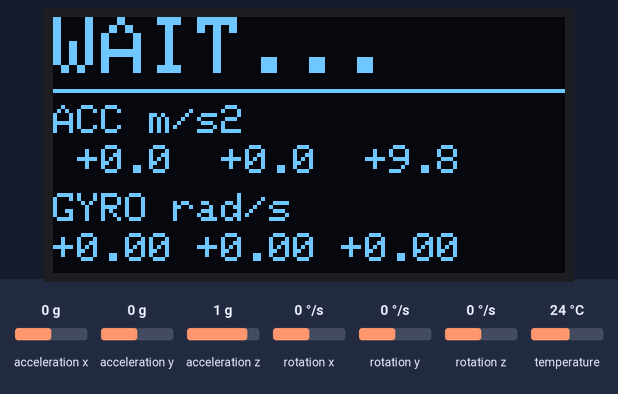
The sketch below on a simulated ESP32-S3. Shown: 128×64 one-colour display. The test bench sets the inputs (shaded band); at power-on: acceleration z 1 g, acceleration x 0 g, acceleration y 0 g, rotation x 0 °/s, rotation y 0 °/s, rotation z 0 °/s, temperature 24 °C. What the sketch prints to the serial monitor is not drawn.

Above: at 0.1 s.
1.3 s: acceleration z set to -1.4 g
At 2.6 s:
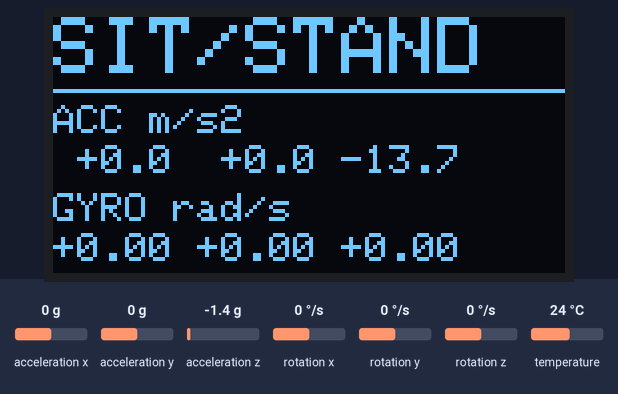
4.3 s: acceleration z set to -0.8 g
At 5.5 s:
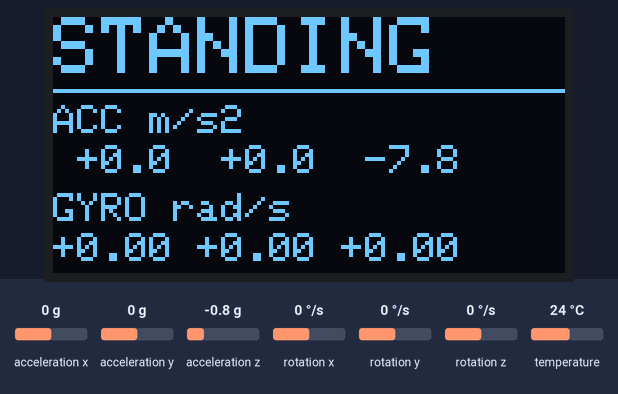
7.3 s: acceleration x set to 1.4 g
At 9.0 s:
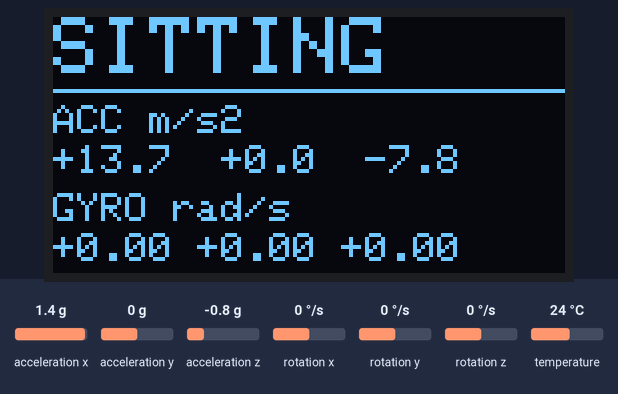
10.3 s: acceleration z set to 0.8 g
At 10.7 s:
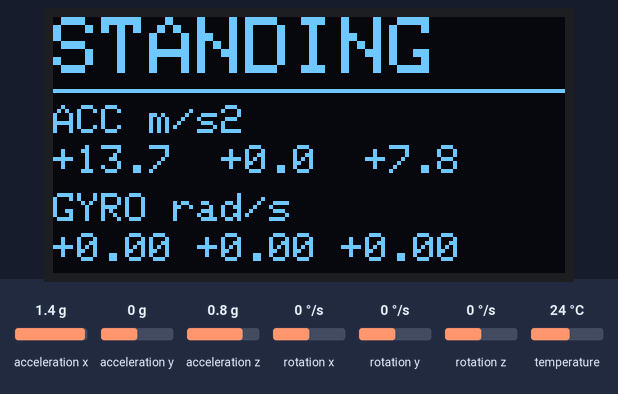
13.3 s: acceleration y set to -1.4 g
At 14.2 s:
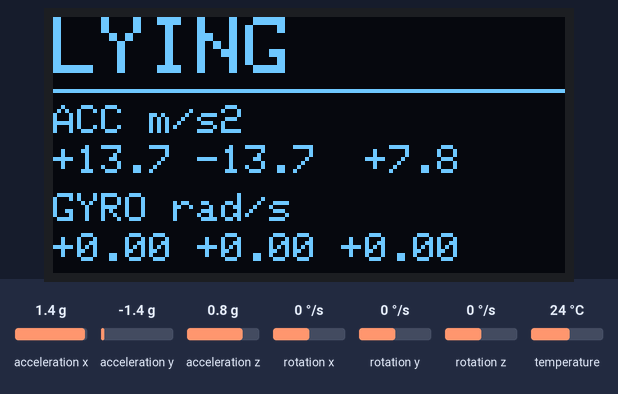
14.9 s: acceleration z set to 0 g
At 16.6 s:
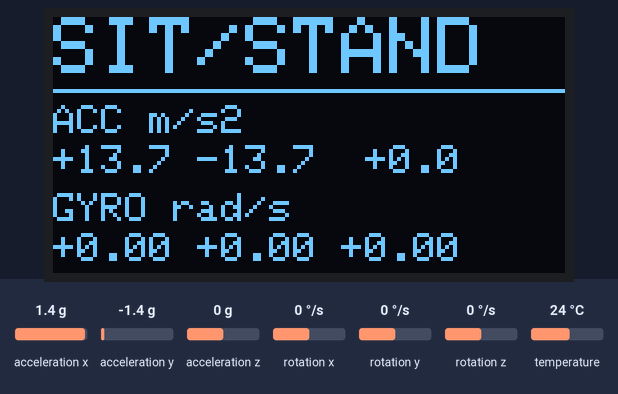
Timing chart, 0 to 18.1 s (numbered marks = the images above; inputs shaded):
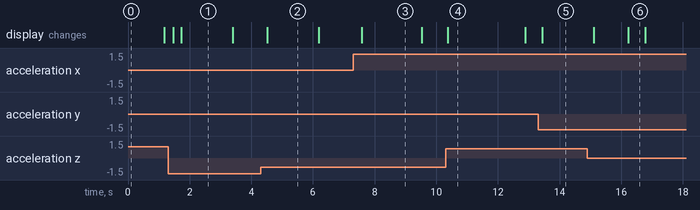

The sketch:

amma_proto3_activity_monitor.ino
```cpp
// ESP32-S3 activity monitor: IMU -> classifier -> SSD1306 OLED.
// Libraries (Library Manager): Adafruit MPU6050, Adafruit SSD1306, Adafruit GFX.
// Board: "ESP32S3 Dev Module". Wiring: OLED+IMU share I2C (SDA=GPIO8, SCL=GPIO9).
#include <Wire.h>
#include <Adafruit_GFX.h>
#include <Adafruit_SSD1306.h>
#include <Adafruit_MPU6050.h>
#include "activity_classifier.h"

namespace cfg {
constexpr int      kSda = 8, kScl = 9;
constexpr uint32_t kI2cHz = 400000;
constexpr uint8_t  kOledAddr = 0x3C, kImuAddr = 0x68;
constexpr uint32_t kSamplePeriodUs = 10000;   // 100 Hz, matches training data
constexpr uint32_t kDisplayPeriodMs = 250;    // 4 Hz screen refresh
}  // namespace cfg

Adafruit_SSD1306 display(128, 64, &Wire, -1);
Adafruit_MPU6050 imu;
act::Classifier classifier;
act::Sample last{};

// Only place that knows the IMU driver: swap here for another sensor.
bool readImu(act::Sample& s) {
  sensors_event_t a, g, t;
  if (!imu.getEvent(&a, &g, &t)) return false;
  s = {a.acceleration.x, a.acceleration.y, a.acceleration.z, g.gyro.x, g.gyro.y, g.gyro.z};
  return true;
}

void halt(const char* msg) {
  Serial.println(msg);
  for (;;) delay(1000);
}

void drawScreen(const act::Sample& s, act::Activity a) {
  char buf[24];
  display.clearDisplay();
  display.setTextColor(SSD1306_WHITE);
  display.setTextSize(2);
  display.setCursor(0, 0);
  display.print(act::label(a));
  display.drawFastHLine(0, 18, 128, SSD1306_WHITE);
  display.setTextSize(1);
  display.setCursor(0, 22); display.print(F("ACC m/s2"));
  snprintf(buf, sizeof buf, "%+5.1f %+5.1f %+5.1f", s.ax, s.ay, s.az);
  display.setCursor(0, 32); display.print(buf);
  display.setCursor(0, 44); display.print(F("GYRO rad/s"));
  snprintf(buf, sizeof buf, "%+5.2f %+5.2f %+5.2f", s.gx, s.gy, s.gz);
  display.setCursor(0, 54); display.print(buf);
  display.display();
}

void setup() {
  Serial.begin(115200);
  Wire.begin(cfg::kSda, cfg::kScl);
  Wire.setClock(cfg::kI2cHz);
  if (!display.begin(SSD1306_SWITCHCAPVCC, cfg::kOledAddr)) halt("OLED not found");
  if (!imu.begin(cfg::kImuAddr, &Wire)) halt("IMU not found");
  imu.setAccelerometerRange(MPU6050_RANGE_8_G);
  imu.setGyroRange(MPU6050_RANGE_500_DEG);
  imu.setFilterBandwidth(MPU6050_BAND_21_HZ);
}

void loop() {
  static uint32_t nextSampleUs = micros();
  static uint32_t nextDrawMs = 0;

  if ((int32_t)(micros() - nextSampleUs) < 0) return;
  nextSampleUs += cfg::kSamplePeriodUs;

  if (readImu(last) && classifier.push(last)) {
    Serial.println(act::label(classifier.activity()));
  }

  if (millis() >= nextDrawMs) {
    drawScreen(last, classifier.activity());
    nextDrawMs = millis() + cfg::kDisplayPeriodMs;
    nextSampleUs = micros() + cfg::kSamplePeriodUs;  // skip backlog after the ~25 ms I2C draw
  }
}
```

activity_classifier.h
```cpp
// Hardware-independent activity classifier (no Arduino deps -> host-testable).
// Input : 100 Hz IMU samples (acc m/s^2, gyro rad/s), device axes as in the recordings
//         (Y = up when upright, Z = up when lying face-up).
// Output: Sitting / Standing / Walking / Lying / SitStand (transition) / Moving.
#pragma once
#include <cmath>
#include <cstdint>

namespace act {

enum class Activity : uint8_t { Unknown, Sitting, Standing, Walking, Lying, SitStand, Moving, kCount };

inline const char* label(Activity a) {
  switch (a) {
    case Activity::Sitting:  return "SITTING";
    case Activity::Standing: return "STANDING";
    case Activity::Walking:  return "WALKING";
    case Activity::Lying:    return "LYING";
    case Activity::SitStand: return "SIT/STAND";
    case Activity::Moving:   return "MOVING";
    default:                 return "WAIT...";
  }
}

struct Sample { float ax, ay, az, gx, gy, gz; };

// Thresholds derived from the 5 recordings (see README).
struct Config {
  float lyingAz        = 7.0f;   // mean az above this => lying face-up
  float walkSd         = 0.5f;   // std of |acc| (m/s^2): dynamic motion
  float movingSd       = 0.12f;  // std of |acc|: small movement, not still
  float walkAxRange    = 2.3f;   // peak-to-peak ax: lateral sway => walking
  float sitPitchDeg    = 13.0f;  // atan2(az, ay) prior when no reference posture
  float postureDeltaAz = 0.6f;   // az change across a movement => posture flipped
};

class Classifier {
 public:
  static constexpr int kWindow = 100;  // 1 s @ 100 Hz
  static constexpr int kHop    = 50;   // decision every 0.5 s
  static constexpr int kVotes  = 5;    // majority vote over last 5 decisions

  explicit Classifier(const Config& cfg = Config{}) : cfg_(cfg) {}

  // Feed one sample. Returns true when a new decision was produced.
  bool push(const Sample& s) {
    buf_[head_] = s;
    head_ = (head_ + 1) % kWindow;
    if (filled_ < kWindow) ++filled_;
    if (++sinceHop_ < kHop || filled_ < kWindow) return false;
    sinceHop_ = 0;
    decide();
    return true;
  }

  Activity activity() const { return current_; }

 private:
  struct Feat { float ay, az, sd, axRange, gxAbs, gyAbs; };

  Feat features() const {
    float sumAy = 0, sumAz = 0, sumM = 0, sumGx = 0, sumGy = 0;
    float axMin = buf_[0].ax, axMax = buf_[0].ax;
    float mag[kWindow];
    for (int i = 0; i < kWindow; ++i) {
      const Sample& s = buf_[i];
      mag[i] = std::sqrt(s.ax * s.ax + s.ay * s.ay + s.az * s.az);
      sumM += mag[i]; sumAy += s.ay; sumAz += s.az;
      sumGx += std::fabs(s.gx); sumGy += std::fabs(s.gy);
      if (s.ax < axMin) axMin = s.ax;
      if (s.ax > axMax) axMax = s.ax;
    }
    const float meanM = sumM / kWindow;
    float var = 0;
    for (int i = 0; i < kWindow; ++i) var += (mag[i] - meanM) * (mag[i] - meanM);
    return {sumAy / kWindow, sumAz / kWindow, std::sqrt(var / kWindow),
            axMax - axMin, sumGx / kWindow, sumGy / kWindow};
  }

  Activity rawClass(const Feat& f) {
    if (f.az > cfg_.lyingAz) { hasRef_ = false; moved_ = false; return Activity::Lying; }
    if (f.sd >= cfg_.walkSd) {
      moved_ = true;
      if (f.axRange >= cfg_.walkAxRange || f.gyAbs > f.gxAbs) {
        posture_ = Activity::Standing; hasRef_ = false;  // walking implies upright
        return Activity::Walking;
      }
      return Activity::SitStand;
    }
    if (f.sd >= cfg_.movingSd) { moved_ = true; return Activity::Moving; }

    // Still: resolve sitting vs standing.
    if (!hasRef_) {
      const float pitch = std::atan2(f.az, f.ay) * 57.2957795f;
      posture_ = pitch >= cfg_.sitPitchDeg ? Activity::Sitting : Activity::Standing;
    } else if (moved_ && std::fabs(f.az - refAz_) >= cfg_.postureDeltaAz) {
      posture_ = f.az > refAz_ ? Activity::Sitting : Activity::Standing;
    }
    refAz_ = f.az; hasRef_ = true; moved_ = false;
    return posture_;
  }

  void decide() {
    votes_[voteHead_] = rawClass(features());
    voteHead_ = (voteHead_ + 1) % kVotes;
    if (voteCount_ < kVotes) ++voteCount_;

    uint8_t tally[static_cast<int>(Activity::kCount)] = {0};
    for (int i = 0; i < voteCount_; ++i) ++tally[static_cast<int>(votes_[i])];
    // Majority wins; ties go to the most recent decision.
    Activity best = votes_[(voteHead_ + kVotes - 1) % kVotes];
    for (int i = 0; i < voteCount_; ++i) {
      if (tally[static_cast<int>(votes_[i])] > tally[static_cast<int>(best)]) best = votes_[i];
    }
    current_ = best;
  }

  Config cfg_;
  Sample buf_[kWindow] = {};
  int head_ = 0, filled_ = 0, sinceHop_ = 0;
  Activity votes_[kVotes] = {};
  int voteHead_ = 0, voteCount_ = 0;
  Activity current_ = Activity::Unknown;
  Activity posture_ = Activity::Standing;
  float refAz_ = 0;
  bool hasRef_ = false, moved_ = false;
};

}  // namespace act
```

Measured:
- after the input at 1.3 s, the display: first changes after 0.17 s (image 1 shows a later state)
- after the input at 4.3 s, the display: changes after 0.22 s (image 2)
- after the input at 7.3 s, the display: changes after 0.28 s (image 3)
- after the input at 10.3 s, the display: changes after 0.07 s (image 4)
- after the input at 13.3 s, the display: changes after 0.14 s (image 5)
- after the input at 14.9 s, the display: first changes after 0.21 s (image 6 shows a later state)
- what the display in image 1 shows lasts 1.7 s, from 1.7 s to 3.4 s
